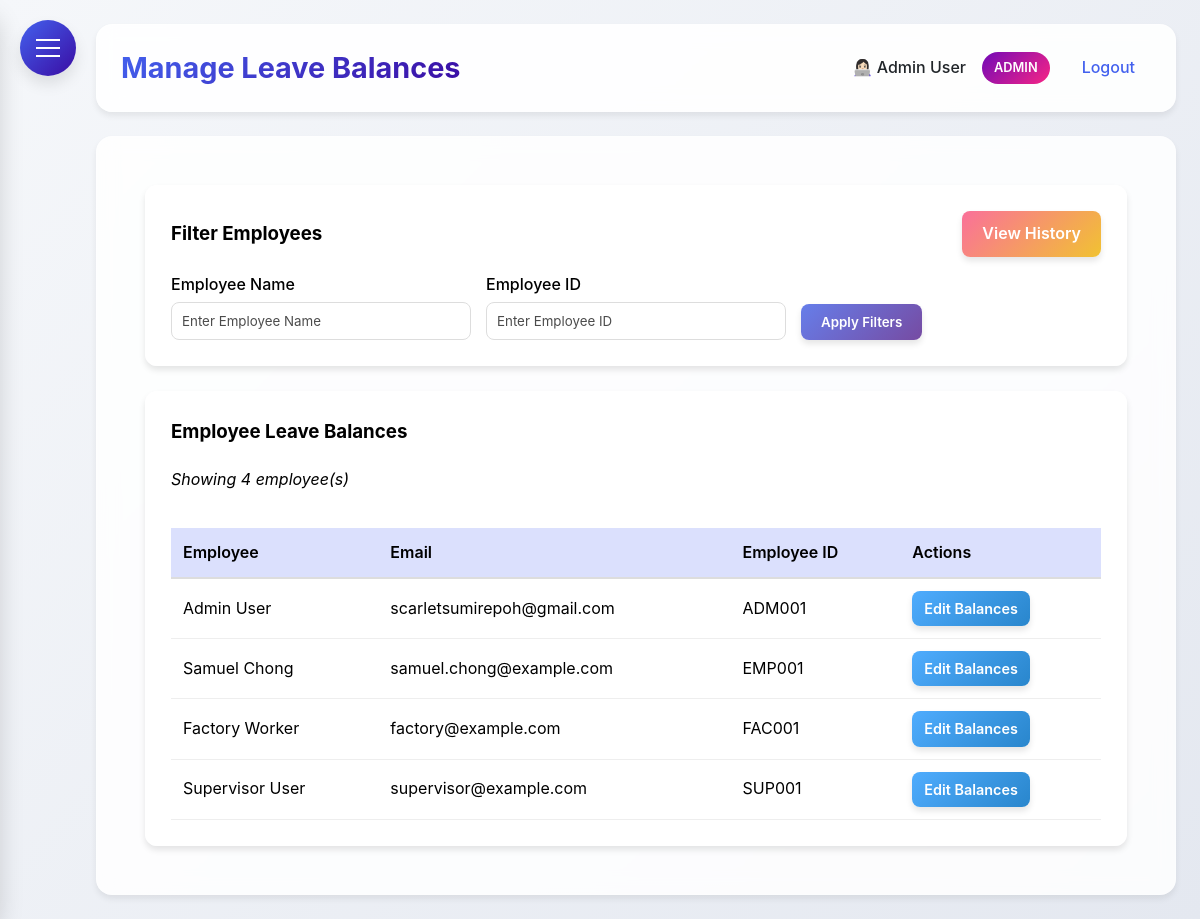
The app's page /manage_leave_balances (signed in), older data.
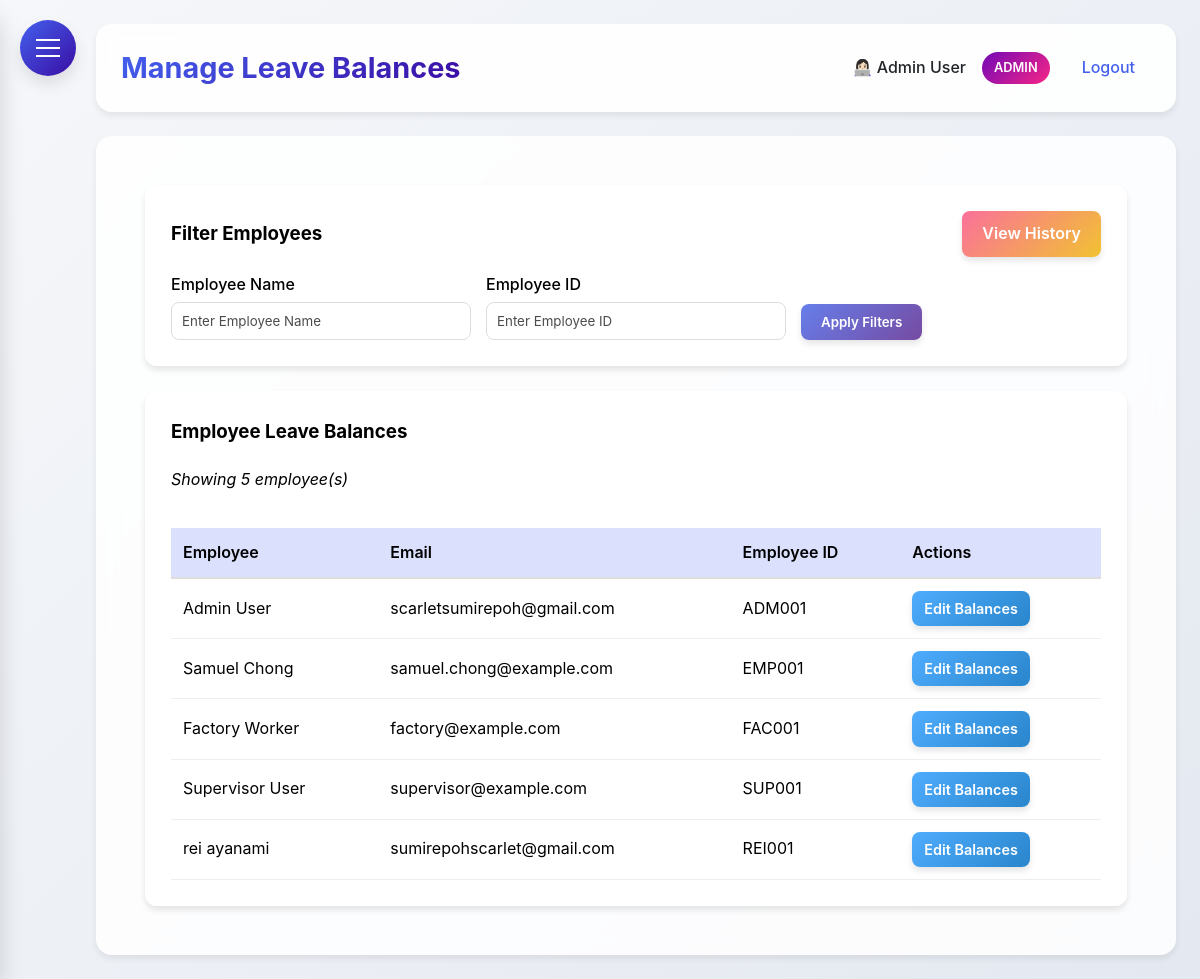
The same page, newer data.
### HerculesSystem.py (models this page shows, shortened)
class Employee(UserMixin, db.Model):
    id = db.Column(db.Integer, primary_key=True)
    username = db.Column(db.String(80), unique=True, nullable=False)
    password = db.Column(db.String(120), nullable=False)
    full_name = db.Column(db.String(120), nullable=False)
    email = db.Column(db.String(120), unique=True, nullable=False)
    nationality = db.Column(db.String(80), nullable=False)
    employee_id = db.Column(db.String(80), unique=True, nullable=False)
    hire_date = db.Column(db.Date)
    is_admin = db.Column(db.Boolean, default=False)
    user_type = db.Column(db.String(20), default='employee')
    last_clock_in = db.Column(db.DateTime)
    last_clock_out = db.Column(db.DateTime)
    last_lunch_start = db.Column(db.DateTime)
    last_lunch_end = db.Column(db.DateTime)
    leave_balances = db.relationship('LeaveBalance', back_populates='employee', lazy=True)

### HerculesSystem.py (the view)
@app.route('/manage_leave_balances')
@login_required
def manage_leave_balances():
    if current_user.user_type not in ['admin', 'supervisor']:
        flash('You do not have permission to manage leave balances.', 'danger')
        return redirect(url_for('leaves'))
    employee_name = request.args.get('employee_name', '').strip()
    employee_id_search = request.args.get('employee_id_search', '').strip()
    query = Employee.query
    if employee_name:
        query = query.filter(Employee.full_name.ilike(f'%{employee_name}%'))
    if employee_id_search:
        query = query.filter(Employee.employee_id.ilike(f'%{employee_id_search}%'))
    employees = query.all()
    return render_template('manage_leave_balances.html', employees=employees)

### HerculesSystem.py (called while the page is built)
@app.after_request
def add_security_headers(response):
    response.headers['Permissions-Policy'] = 'geolocation=()'
    return response

@login_manager.user_loader
def load_user(user_id):
    return db.session.get(Employee, int(user_id))

@app.context_processor
def inject_now():
    return {'now': datetime.utcnow()}

@app.before_request
def before_request():
    if request.url.startswith('https://'):
        new_url = request.url.replace('https://', 'http://', 1)
        return redirect(new_url, code=301)

### templates/manage_leave_balances.html (shortened to what this page needs)
{% extends "base.html" %}
{% block content %}
<div class="dashboard-container">
    <div class="glass" style="padding: 25px; border-radius: 12px; margin-bottom: 25px;">
        <div style="display: flex; justify-content: space-between; align-items: center; margin-bottom: 15px;">
            <h3 style="margin: 0; color: #333;">Filter Employees</h3>
            <a href="{{ url_for('leave_balance_history') }}" class="btn" style="background: linear-gradient(135deg, #fa709a 0%, #f1c232 100%);">
                View History
            </a>
        </div>
        <form method="GET" action="{{ url_for('manage_leave_balances') }}">
            <div style="display: grid; grid-template-columns: repeat(auto-fit, minmax(200px, 1fr)); gap: 15px; align-items: end;">
                <div>
                    <label style="display: block; margin-bottom: 5px; font-weight: 500;">Employee Name</label>
                    <input type="text" name="employee_name" value="{{ request.args.get('employee_name', '') }}" style="width: 100%; padding: 10px; border-radius: 8px; border: 1px solid #ddd;" placeholder="Enter Employee Name">
                </div>
                <div>
                    <label style="display: block; margin-bottom: 5px; font-weight: 500;">Employee ID</label>
                    <input type="text" name="employee_id_search" value="{{ request.args.get('employee_id_search', '') }}" style="width: 100%; padding: 10px; border-radius: 8px; border: 1px solid #ddd;" placeholder="Enter Employee ID">
                </div>
                <div style="display: flex; gap: 10px;">
                    <button type="submit" class="btn" style="background: linear-gradient(135deg, #667eea 0%, #764ba2 100%);">
                        Apply Filters
                    </button>
                </div>
            </div>
        </form>
    </div>
    <div class="glass" style="padding: 25px; border-radius: 12px;">
        <h3 style="margin-bottom: 20px; color: #333;">Employee Leave Balances</h3>
        {% if employees %}
        <p style="margin-bottom: 15px; font-style: italic; color: #6c757d;">
            Showing {{ employees|length }} employee(s)
        </p>
        <div style="overflow-x: auto;">
            <table style="width: 100%; border-collapse: collapse;">
                <thead>
                    <tr style="background: rgba(67, 97, 238, 0.1);">
                        <th style="padding: 12px; text-align: left; border-bottom: 2px solid #ddd; font-weight: 600;">Employee</th>
                        <th style="padding: 12px; text-align: left; border-bottom: 2px solid #ddd; font-weight: 600;">Email</th>
                        <th style="padding: 12px; text-align: left; border-bottom: 2px solid #ddd; font-weight: 600;">Employee ID</th>
                        <th style="padding: 12px; text-align: left; border-bottom: 2px solid #ddd; font-weight: 600;">Actions</th>
                    </tr>
                </thead>
                <tbody>
                    {% for employee in employees %}
                    <tr>
                        <td style="padding: 12px; border-bottom: 1px solid #eee; color: #333;">{{ employee.full_name }}</td>
                        <td style="padding: 12px; border-bottom: 1px solid #eee; color: #666;">{{ employee.email }}</td>
                        <td style="padding: 12px; border-bottom: 1px solid #eee; color: #666;">{{ employee.employee_id }}</td>
                        <td style="padding: 12px; border-bottom: 1px solid #eee;">
                            <a href="{{ url_for('edit_leave_balance', employee_id=employee.id) }}"
                               class="btn btn-sm" style="background: linear-gradient(135deg, #4facfe 0%, #2986cc 100%);">
                                Edit Balances
                            </a>
                        </td>
                    </tr>
                    {% endfor %}
                </tbody>
            </table>
        </div>
        {% else %}
        <p style="text-align: center; color: #666; padding: 40px;">No employees found.</p>
        {% endif %}
    </div>
</div>
{% endblock %}

### templates/base.html (shortened to what this page needs)
<!DOCTYPE html>
<html lang="en">
<head>
</head>
<body>
    <div class="hamburger-menu" id="hamburgerMenu">
        <span></span>
    </div>
    <div class="main-content" id="mainContent">
        <div class="header">
            <h1>{% block header %}Hercules HR{% endblock %}</h1>
            <div class="user-info">
                {% if current_user.is_authenticated %}
                <span>👩🏻‍💻 {{ current_user.full_name }}</span>
                {% if current_user.user_type == 'admin' %}
                <span class="admin-badge">ADMIN</span>
                {% endif %}
                <a href="{{ url_for('logout') }}">Logout</a>
                {% else %}
                <a href="{{ url_for('login') }}">Login</a>
                {% endif %}
            </div>
        </div>
        <div class="content">
            {% block content %}{% endblock %}
        </div>
    </div>
</body>
</html>

Row changes from the older to the newer data that the page shows:
added Employee: full_name "rei ayanami", email "sumirepohscarlet@gmail.com", employee_id "REI001"
Text that changed along with them:
{{ employees|length }}: "4" → "5"
